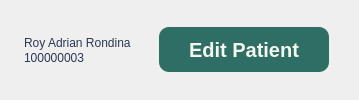
              <widget class="QWidget" name="PatBasic" native="true">
               <property name="minimumSize">
                <size>
                 <width>0</width>
                 <height>30</height>
                </size>
               </property>
               <property name="maximumSize">
                <size>
                 <width>16777215</width>
                 <height>16777215</height>
                </size>
               </property>
               <property name="styleSheet">
                <string notr="true">#PatBasic {
	background-color: #F4F7ED;
	border: 2px solid #2E6E65;
	border-radius: 15px;
}
#PatID {
	font: 12pt &quot;Lexend&quot;;
}
QLabel {
	color: #2B3752;
}</string>
               </property>
               <layout class="QHBoxLayout" name="horizontalLayout_2">
                <property name="spacing">
                 <number>10</number>
                </property>
                <property name="leftMargin">
                 <number>15</number>
                </property>
                <property name="topMargin">
                 <number>5</number>
                </property>
                <property name="rightMargin">
                 <number>15</number>
                </property>
                <property name="bottomMargin">
                 <number>5</number>
                </property>
                <item>
                 <widget class="QWidget" name="widget_4" native="true">
                  <layout class="QVBoxLayout" name="verticalLayout_7">
                   <property name="spacing">
                    <number>1</number>
                   </property>
                   <item alignment="Qt::AlignBottom">
                    <widget class="QLabel" name="PatName">
                     <property name="text">
                      <string>Roy Adrian Rondina</string>
                     </property>
                     <property name="alignment">
                      <set>Qt::AlignLeading</set>
                     </property>
                    </widget>
                   </item>
                   <item alignment="Qt::AlignTop">
                    <widget class="QLabel" name="PatID">
                     <property name="text">
                      <string>100000003</string>
                     </property>
                     <property name="alignment">
                      <set>Qt::AlignLeading</set>
                     </property>
                    </widget>
                   </item>
                  </layout>
                 </widget>
                </item>
                <item alignment="Qt::AlignRight">
                 <widget class="QWidget" name="widget_5" native="true">
                  <layout class="QVBoxLayout" name="verticalLayout_8">
                   <property name="rightMargin">
                    <number>15</number>
                   </property>
                   <item>
                    <widget class="QPushButton" name="EditPatientButton">
                     <property name="sizePolicy">
                      <sizepolicy hsizetype="Expanding" vsizetype="Preferred">
                       <horstretch>0</horstretch>
                       <verstretch>0</verstretch>
                      </sizepolicy>
                     </property>
                     <property name="minimumSize">
                      <size>
                       <width>0</width>
                       <height>45</height>
                      </size>
                     </property>
                     <property name="maximumSize">
                      <size>
                       <width>250</width>
                       <height>45</height>
                      </size>
                     </property>
                     <property name="styleSheet">
                      <string notr="true">QPushButton {
	font: 900 10pt &quot;Satoshi Black&quot;;
	background-color:  #2E6E65;
	border-radius: 10px;
	font-weight: bold;	
	font-size: 20px;
	color: #F4F7ED;
	padding: 5px 30px;
}</string>
                     </property>
                     <property name="text">
                      <string>Edit Patient</string>
                     </property>
                     <property name="icon">
                      <iconset resource="../Images/resources.qrc">
                       <normaloff>:/lucide/icons/square-pen.svg</normaloff>:/lucide/icons/square-pen.svg</iconset>
                     </property>
                     <property name="iconSize">
                      <size>
                       <width>30</width>
                       <height>30</height>
                      </size>
                     </property>
                    </widget>
                   </item>
                  </layout>
                 </widget>
                </item>
               </layout>
              </widget>
